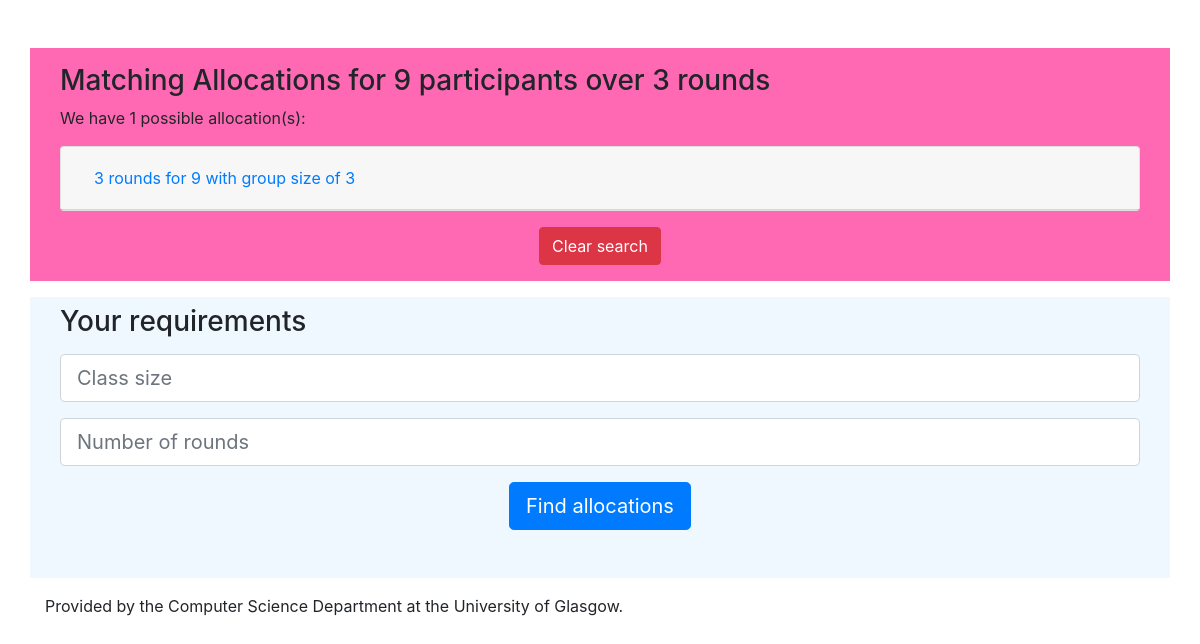
Before: /allocate/9over3 with the older database file.
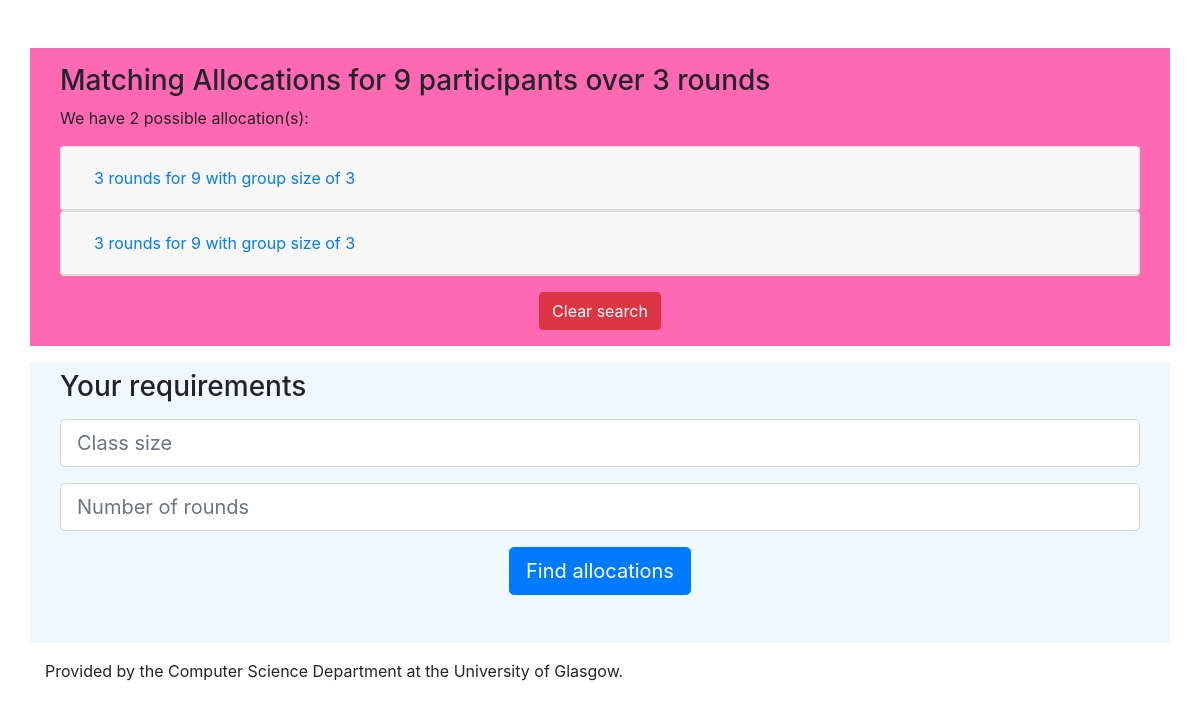
After: the same page with the newer database file.
### groupings/models.py (models this page shows, shortened)
class Allocation(models.Model):
    def __str__(self):
        a = eval(self.matching)     # evaluate allocation string
        max_size = 0
        min_size = self.num_participants
        for round in a:
            for g in round:
                if len(g) > max_size:
                    max_size = len(g)
                if len(g) < min_size:
                    min_size = len(g)
        if min_size == max_size:
            return "{0} rounds for {1} with group size of {2}".format(self.num_rounds, self.num_participants, min_size)
    num_participants = models.IntegerField("Total number of participants", default=1)
    num_rounds = models.IntegerField("Rounds of allocation", default=1)
    matching = models.CharField("Possible allocation", max_length=4000)
    @property
    def nice_display(self):
        a = eval(self.matching)
        ret_string = ""
        for i in range(len(a)):
            ret_string += "Round " + str(i+1) + ":<br>&nbsp;&nbsp;&nbsp;&nbsp;"
            for j in range(len(a[i])):
                ret_string = ret_string + str(a[i][j])
                if j < len(a[i])-1:
                    ret_string += ", "
                else:
                    ret_string += "<br>"
        return ret_string

### groupings/views.py (the view)
# urls.py: path('<int:participants>over<int:rounds>', views.query, name='query'),
def query(request, participants, rounds):
    try:
        allocations = Allocation.objects.filter(num_participants=participants, num_rounds__gte=rounds)
    except Allocation.DoesNotExist:
        allocations = None
    context = {"participants":participants, "rounds":rounds, "allocations":allocations}
    return render(request, "groupings/query.html", context)

### groupings/templates/groupings/query.html (shortened to what this page needs)
<!doctype html>
<html lang="en">
  <head>
      <link rel="stylesheet" href="https://stackpath.bootstrapcdn.com/bootstrap/4.5.2/css/bootstrap.min.css">
  </head>
  <body>
    <div class="max-auto container pt-3 pb-3 mt-5" style="background-color:hotpink">
      <div class="container-fluid" >
        <h3>Matching Allocations for {{participants}} participants over {{rounds}} rounds</h3>
      </div>
      <div class="container-fluid mb-3" >
        {% if allocations %}
          <p>We have {{allocations|length}} possible allocation(s):</p>
          <div id="accordion">
          {% for alloc in allocations %}
          <div class="card">
            <div class="card-header" id="heading{{alloc.pk}}">
              <h5 class="mb-0">
                <button class="btn btn-link" data-toggle="collapse" data-target="#collapse{{alloc.pk}}" aria-expanded="false" aria-controls="collapse{{alloc.pk}}">
                  {{alloc}}
                </button>
              </h5>
            </div>
          </div>
          {% endfor %}
          </div>
        {% else %}
          <p>We have no allocations for those specifications, try with different parameters below.</p>
        {% endif %}
    </div>
      <div class="d-flex justify-content-center">
        <a href="/allocate/." type="button" class="btn btn-danger align-self-center">
          Clear search
        </a>
      </div>
    </div>
    <div class="max-auto container mt-3 pt-2 pb-5" style="background-color:aliceblue">
      <div class="container-fluid" >
              <h3>Your requirements</h3>
      </div>
      <div class="container-fluid" >
          <form>
              <div class="form-group mt-3">
                  <input type="number" class="form-control form-control-lg mt-3 mb-3" id="participantsForm" onchange="updateURL()" placeholder="Class size">
                  <input type="number" class="form-control form-control-lg mt-3 mb-3" id="roundsForm" onchange="updateURL()" placeholder="Number of rounds">
              </div>
          </form>
          <div class="d-flex justify-content-center">
            <a href="/allocate/100over3" id="QueryButton" type="button" class="btn btn-lg btn-primary">
              Find allocations
            </a>
          </div>
      </div>
    </div>
    <div class="max-auto container mt-3">
        <div class="row">
            <div class="col-sm">
                <p>Provided by the Computer Science Department at the University of Glasgow.</p>
            </div>
        </div>
    </div>
</body>
</html>

Changed rows visible on the page:
added Allocation: matching+num_participants+num_rounds "3 rounds for 9 with group size of 3"
Other visible differences:
{{ allocations|length }}: "1" → "2"
